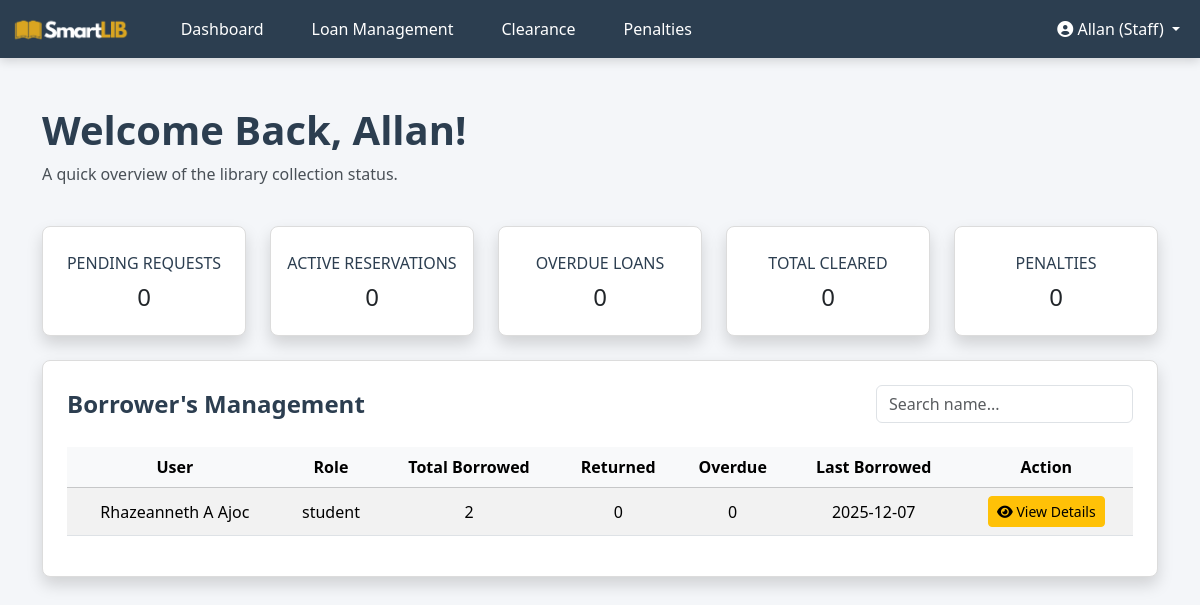
Page /views/staff/staff_main.php (signed in) on the committed database.
### tables this page shows
CREATE TABLE `users` (
  `user_id` int(10) UNSIGNED NOT NULL,
  `firstname` varchar(50) NOT NULL,
  `midint` char(1) DEFAULT NULL,
  `lastname` varchar(50) NOT NULL,
  `email` varchar(255) NOT NULL,
  `username` varchar(50) NOT NULL,
  `password` varchar(255) NOT NULL,
  `role` enum('student','teacher','librarian','staff') NOT NULL DEFAULT 'student',
  `clearance_status` enum('cleared','barred') NOT NULL DEFAULT 'cleared',
  `status` enum('inactive','active','suspended') DEFAULT 'inactive',
  `remember_token` varchar(100) DEFAULT NULL,
  `password_reset_token` varchar(100) DEFAULT NULL,
  `password_reset_expires` datetime DEFAULT NULL,
  `created_at` timestamp NOT NULL DEFAULT current_timestamp(),
  `updated_at` timestamp NOT NULL DEFAULT current_timestamp() ON UPDATE current_timestamp()
);

### config/Database.php (called while the page is built, shortened)
<?php
class Database {
    private $host = "localhost";
    private $username = "root";
    private $password = "";
    private $database = "library_system";
    private $conn;
    private function connect() {
        $this->conn = new mysqli($this->host, $this->username, $this->password, $this->database);
    }
    public function getConnection() {
        return $this->conn;
    }
}
?>

### models/BaseModel.php (called while the page is built, shortened)
<?php
require_once __DIR__ . '/../config/Database.php';
class BaseModel {
    public function __construct() {
        $database = new Database();
        $this->conn = $database->getConnection();
    }
}

### models/AuthModel.php (called while the page is built, shortened)
<?php
require_once __DIR__ . '/../config/Database.php';
class AuthModel {
    public function __construct() {
        $this->db = new Database();
    }
}
?>

### models/StaffModel.php (called while the page is built, shortened)
<?php
require_once __DIR__ . '/BaseModel.php';
require_once __DIR__ . '/AuthModel.php';
class StaffModel extends BaseModel {
    private $borrowTable = 'borrows';
    private $userTable = 'users';
    public function getBorrowedSummaryByUser() {
        $query = "SELECT u.user_id,
                         CONCAT_WS(' ', u.firstname, u.midint, u.lastname) AS user_name,
                         u.role,
                         COUNT(borrows.borrow_id) AS total_borrowed,
                         COUNT(CASE WHEN borrows.status = 'returned' THEN 1 END) AS total_returned,
                         SUM(CASE WHEN borrows.due_date < NOW() AND borrows.status = 'borrowed' THEN 1 ELSE 0 END) AS overdue_count,
                         MAX(borrows.borrow_date) AS last_borrowed
                  FROM {$this->borrowTable} borrows
                  JOIN {$this->userTable} u ON borrows.user_id = u.user_id
                  GROUP BY u.user_id
                  ORDER BY last_borrowed DESC";
        $result = $this->conn->query($query);
        return $result ? $result->fetch_all(MYSQLI_ASSOC) : [];
    }
}
?>

### views/staff/partials/user_management_partial.php
<div class="card shadow rounded-3 mb-2">
    <div class="card-body p-4">
        <div class="d-flex justify-content-between align-items-center mb-4">
            <h4 class="card-title fw-bold text-dark m-0">Borrower's Management</h4>
            <form method="GET" class="d-flex" style="gap:10px; max-width:260px;">
                <input type="text" name="search"
                       class="form-control"
                       placeholder="Search name..."
                       value="<?= isset($_GET['search']) ? htmlspecialchars($_GET['search']) : '' ?>">
            </form>
        </div>
        <div class="table-responsive">
            <table class="table table-hover table-striped align-middle">
                <thead class="table-light">
                    <tr class="text-center text-sm text-muted">
                        <th>User</th>
                        <th>Role</th>
                        <th>Total Borrowed</th>
                        <th>Returned</th>
                        <th>Overdue</th>
                        <th>Last Borrowed</th>
                        <th>Action</th>
                    </tr>
                </thead>
                <tbody>
                <?php if (!empty($displaySummary)): ?>
                    <?php foreach ($displaySummary as $row): ?>
                        <tr class="text-center">
                            <td><?= htmlspecialchars($row['user_name']) ?></td>
                            <td><?= htmlspecialchars($row['role']) ?? 'N/A' ?></td>
                            <td><?= $row['total_borrowed'] ?></td>
                            <td><?= $row['total_returned'] ?></td>
                            <td><?= $row['overdue_count'] ?></td>
                            <td><?= $row['last_borrowed'] ?></td>
                            <td>
                                <button class="btn btn-sm btn-warning view-history-btn"
                                        data-user-id="<?= $row['user_id'] ?>"
                                        data-bs-toggle="modal"
                                        data-bs-target="#borrowHistoryModal">
                                    <i class="fas fa-eye"></i> View Details
                                </button>
                            </td>
                        </tr>
                    <?php endforeach; ?>
                <?php else: ?>
                    <tr class="text-center">
                        <td colspan="6" class="text-muted">No borrow records found.</td>
                    </tr>
                <?php endif; ?>
                </tbody>
            </table>
        </div>
    </div>
</div>

### assets/staff.css (style rules this page uses)
:root { --color-primary-base: #F4F6F9; --color-secondary-base: #FFFFFF; --color-primary-text: #2C3E50; --color-accent-pop: #DAA520; --color-subtle-highlight: #DCDCDC; --bs-primary: var(--color-accent-pop); }
.dashboard-body { background-color: var(--color-primary-base); min-height: 100vh; }
.dashboard-body .card { background-color: var(--color-secondary-base); border: 1px solid var(--color-subtle-highlight); border-radius: 8px; box-shadow: 0 4px 8px rgba(0,0,0,0.05); }
.dashboard-body .card-title, .dashboard-body .text-xs { color: var(--color-primary-text) !important; }

### rows in the picture
users: user_name "Rhazeanneth A Ajoc", role "student", total_borrowed "2", total_returned "0", overdue_count "0", last_borrowed "2025-12-07"

### other values in the picture
$firstname "Allan"
$user_role "Staff"
$page_title "Welcome Back, Allan!"
$pendingCount "0"
$activeReservations "0"
$overdueLoans "0"
$totalCleared "0"
$studentsWithPenalties "0"
